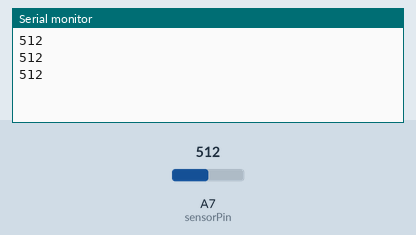
A sketch run on a simulated Arduino Nano, built with avr-gcc and run on an emulated ATmega328P. On the bench: the last lines printed to the serial monitor. The inputs (shaded band) are chosen by the test bench; at power-on: A7 (sensorPin) = 512. No radio packets arrive unless stated.

Above: at 1.3 s.
1.4 s: A7 (sensorPin) set to 716
At 1.9 s:
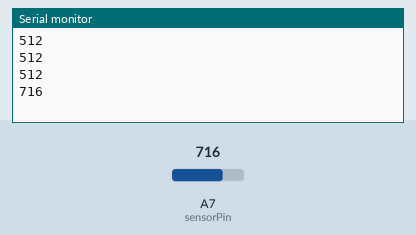
2.9 s: A7 (sensorPin) set to 900
At 3.4 s:
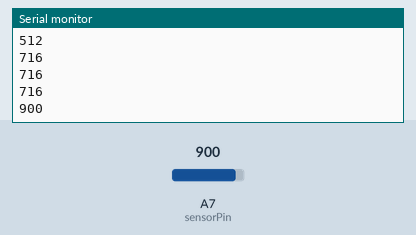
Timing chart, 0 to 5.9 s (numbered marks = the images above; inputs shaded):
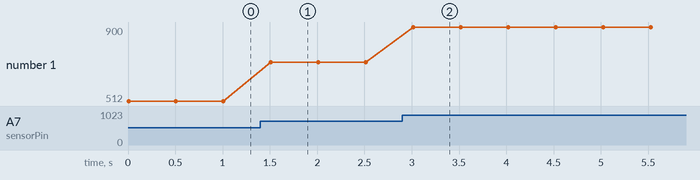

The sketch:

hack-nano-nRF-tx.ino
```cpp
// (licence header left out)
/*
 * ------------------------------------------------------------------------------------------------
 * Library files
 * ------------------------------------------------------------------------------------------------
 */
 #include <SPI.h>
 //#include <nRF24L01.h>
 #include <RF24.h>

/*
 * ------------------------------------------------------------------------------------------------
 * Macros
 * ------------------------------------------------------------------------------------------------
 */

/*
 * ------------------------------------------------------------------------------------------------
 * Global declarations
 * ------------------------------------------------------------------------------------------------
 */
 RF24 radio(A0, 9); // CE, CSN
 const byte address[6] = "00001";
 int sensorPin = A7;
 int sensorValue = 0;

/*
 * ------------------------------------------------------------------------------------------------
 * Functions, ISRs
 * ------------------------------------------------------------------------------------------------
 */

/*
 * ------------------------------------------------------------------------------------------------
 * put your setup code here, to run once:
 * ------------------------------------------------------------------------------------------------
 */
 void setup() {
  Serial.begin(9600);
  radio.begin();
  radio.openWritingPipe(address);
  radio.setPALevel(RF24_PA_MIN);
  radio.stopListening();
  }

/*
 * ------------------------------------------------------------------------------------------------
 * put your main code here, to run repeatedly:
 * ------------------------------------------------------------------------------------------------
 */
 void loop() {
  sensorValue = analogRead(sensorPin);
  Serial.println(sensorValue);
  radio.write(&sensorValue, sizeof(sensorValue));
  delay(500);
  }
```

Measured:
- after the input at 1.4 s, the serial monitor: prints a new line after 0.11 s (image 1)
- after the input at 2.9 s, the serial monitor: prints a new line after 0.12 s (image 2)
- plotted number 1: 512 → 716 after the input at 1.4 s, 716 → 900 after the input at 2.9 s
